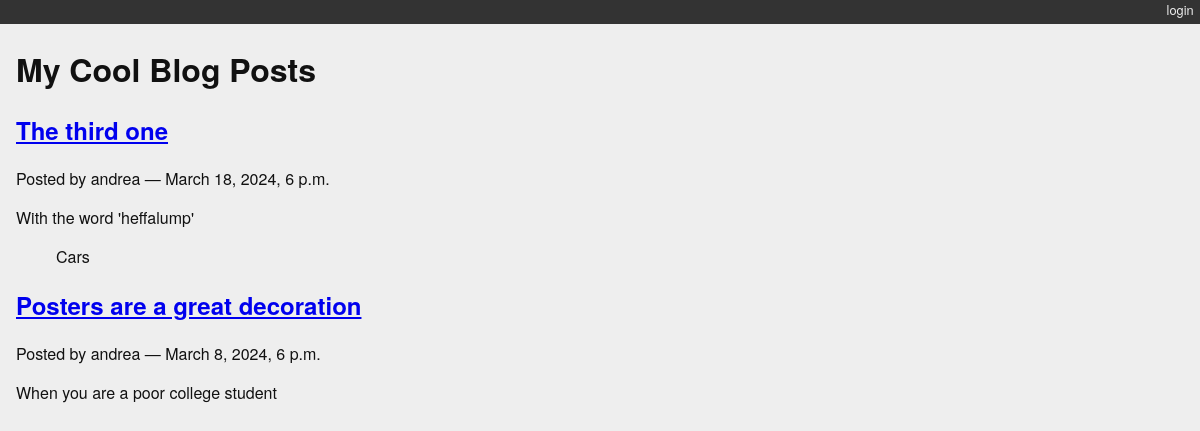
Before: /blogging/posts with the older database file.
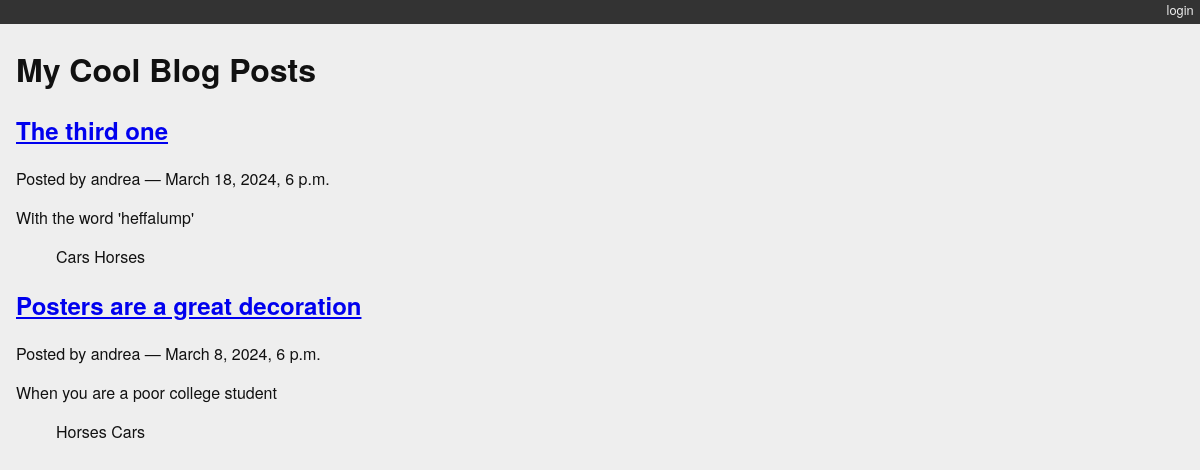
After: the same page with the newer database file.
### blogging/models.py (models this page shows, shortened)
class Post(models.Model):
    title = models.CharField(max_length=128)
    text = models.TextField(blank=True)
    author = models.ForeignKey(User, on_delete=models.CASCADE)
    created_date = models.DateTimeField(auto_now_add=True)
    modified_date = models.DateTimeField(auto_now=True)
    published_date = models.DateTimeField(blank=True, null=True)

class Category(models.Model):
    name = models.CharField(max_length=128)
    description = models.TextField(blank=True)
    posts = models.ManyToManyField(Post, blank=True, related_name="categories")
    def __str__(self):
        return self.name

### blogging/views.py (the view)
# urls.py: path("posts", PostListView.as_view(), name="post_list"),
class PostListView(ListView):
    model = Post
    template_name = "blogging/list.html"
    context_object_name = "posts"
    def get_queryset(self):
        queryset = super().get_queryset()
        return queryset.exclude(published_date__exact=None).order_by("-published_date")

### blogging/templates/blogging/list.html
{% extends "base.html" %}
{% block content %}
<h1>My Cool Blog Posts</h1>
  {% for post in posts %}
  <div class="post">
    <h2><a href="{% url 'blog_detail' post.pk %}">{{ post.title }}</a></h2>
    <p class="byline">
      Posted by {{ post.author.username }} &mdash; {{ post.published_date }}
    </p>
    <div class="post-body">
      {{ post.text }}
    </div>
    <ul class="categories">
      {% for category in post.categories.all %}
        <li>{{ category }}</li>
      {% endfor %}
    </ul>
  </div>
  {% endfor %}
{% endblock %}

### mysite/templates/base.html (shortened to what this page needs)
	{% load static %}
	<!DOCTYPE html>
	<html>
	<head>
	    <link type="text/css" rel="stylesheet" href="{% static 'django_blog.css' %}">
	</head>
	<body>
	<div id="header">
	   <ul id="control-bar">
	   {% if user.is_authenticated %}
	    	{% if user.is_staff %}
			<li><a href="{% url 'admin:index' %}">admin</a></li>
			{% endif %}
	     	<li><a href="{% url 'logout' %}">logout</a></li>
	   {% else %}
	     	<li><a href="{% url 'login' %}">login</a></li>
	   	{% endif %}
	   </ul>
	  </div>
	<div id="container">
	      <div id="content">
	        {% block content %}{% endblock %}
	      </div>
	    </div>
	  </body>
	</html>

### mysite/static/django_blog.css (style rules this page uses)
body { background-color: #eee; color: #111; font-family: "HelveticaNeue-Light", "Helvetica Neue Light", "Helvetica Neue", Helvetica, Arial, "Lucida Grande", sans-serif; margin:0; padding:0; }
#container { margin:0; padding:0; margin-top: 0px; }
#header { background-color: #333; border-botton: 1px solid #111; margin:0; padding:0; }
#control-bar { margin: 0em 0em 1em; list-style: none; list-style-type: none; text-align: right; color: #eee; font-size: 80%; padding-bottom: 0.4em; }
#control-bar li { display: inline-block; }
#control-bar li a { color: #eee; padding: 0.5em; text-decoration: none; }
#content { margin: 0em 1em 1em; }
ul.categories { list-style: none; list-style-type: none; }
ul.categories li { display: inline; }

Changed rows visible on the page:
added Category: name "Horses"
changed Post "Posters are a great decoration": gains Category (name "Cars")
